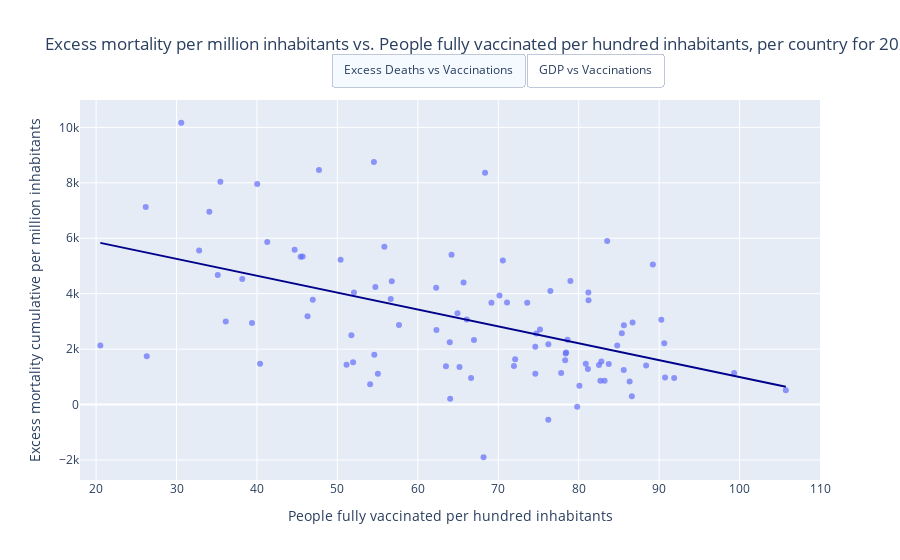

Notebook code for this chart:
### Code cell
import pandas as pd
import numpy as np
import plotly.express as px
import plotly.graph_objects as go

# Load the CSV file
df = pd.read_csv('docs/owid-covid-data.csv')

# Convert the date column to datetime
df['date'] = pd.to_datetime(df['date'])

# Filter the data for the year 2022
df_2022 = df[df['date'].dt.year == 2022].copy()

# Function to fill NaN values with the last available non-NaN value per country
def fill_last_available(df, col):
    df.loc[:, col] = df.groupby('location')[col].ffill()
    return df

# Fill NaN values for the relevant columns
df_2022 = fill_last_available(df_2022, 'excess_mortality_cumulative_per_million')
df_2022 = fill_last_available(df_2022, 'people_fully_vaccinated_per_hundred')

# Extract the last available data for each country in 2022
df_last_2022 = df_2022.groupby('location').last().reset_index()

# Create scatter plot for excess deaths vs people fully vaccinated
fig1 = px.scatter(df_last_2022, x='people_fully_vaccinated_per_hundred', y='excess_mortality_cumulative_per_million', 
                 trendline='ols', trendline_color_override='darkblue',
                 title='Excess mortality per million inhabitants vs. People fully vaccinated per hundred inhabitants, per country for 2022',
                 labels={'people_fully_vaccinated_per_hundred': 'People fully vaccinated per hundred inhabitants',
                         'excess_mortality_cumulative_per_million': 'Excess mortality cumulative per million inhabitants'},
                 hover_name='location', opacity=0.7)

# Grab the last available GDP per capita data for 2022
df_gdp = df[df['date'].dt.year == 2022].groupby('location').last().reset_index()

# Create scatter plot for GDP vs people fully vaccinated
fig2 = px.scatter(df_gdp, x='people_fully_vaccinated_per_hundred', y='gdp_per_capita', 
                 trendline='ols', trendline_color_override='darkblue',
                 title='GDP per capita vs. People fully vaccinated per hundred inhabitants, per country for 2022',
                 labels={'people_fully_vaccinated_per_hundred': 'People fully vaccinated per hundred inhabitants',
                         'gdp_per_capita': 'GDP per capita'},
                 hover_name='location', opacity=0.7)

# Create a figure with subplots
fig = go.Figure()

# Add traces for the first plot
for trace in fig1.data:
    fig.add_trace(trace)

# Add traces for the second plot
for trace in fig2.data:
    fig.add_trace(trace)

# Update layout for buttons to toggle between plots, set axis titles, and define x-axis ranges dynamically
fig.update_layout(
    title="Excess mortality per million inhabitants vs. People fully vaccinated per hundred inhabitants, per country for 2022",  # Set initial title here
    updatemenus=[
        dict(
            type="buttons",
            direction="left",
            buttons=list([
                dict(
                    args=[{"visible": [True] * len(fig1.data) + [False] * len(fig2.data)},
                          {"title": "Excess mortality per million inhabitants vs. People fully vaccinated per hundred inhabitants, per country for 2022",
                           "xaxis": {"title": "People fully vaccinated per hundred inhabitants", "range": [18, 110]},
                           "yaxis": {"title": "Excess mortality cumulative per million inhabitants"}}],
                    label="Excess Deaths vs Vaccinations",
                    method="update"
                ),
                dict(
                    args=[{"visible": [False] * len(fig1.data) + [True] * len(fig2.data)},
                          {"title": "GDP per capita vs. People fully vaccinated per hundred inhabitants, per country for 2022",
                           "xaxis": {"title": "People fully vaccinated per hundred inhabitants", "range": [0, 110]},
                           "yaxis": {"title": "GDP per capita"}}],
                    label="GDP vs Vaccinations",
                    method="update"
                )
            ]),
            pad={"r": 10, "t": 10},
            showactive=True,
            x=0.57,
            xanchor="center",
            y=1.15,
            yanchor="top"
        ),
    ],
    # Set initial axis titles and range
    xaxis={"title": "People fully vaccinated per hundred inhabitants", "range": [18, 110]},
    yaxis={"title": "Excess mortality cumulative per million inhabitants"}
)

# Initially set the second plot to be not visible
for i in range(len(fig2.data)):
    fig.data[len(fig1.data) + i].visible = False

fig.show()

### Figure 1 — Plotly figure (JSON) as saved in the notebook; plotly's stock layout.template omitted (floating-point values rounded to 4 significant figures; data arrays with more than 128 entries replaced by an {"elided": "..."} marker saying what was removed)
{"data": [{"hovertemplate": "<b>%{hovertext}</b><br><br>People fully vaccinated per hundred inhabitants=%{x}<br>Excess mortality cumulative per million inhabitants=%{y}<extra></extra>", "hovertext": {"elided": "255 str values"}, "legendgroup": "", "marker": {"color": "#636efa", "opacity": 0.7, "symbol": "circle"}, "mode": "markers", "name": "", "orientation": "v", "showlegend": false, "type": "scatter", "x": {"elided": "255 float values"}, "xaxis": "x", "y": {"elided": "255 float values"}, "yaxis": "y"}, {"hovertemplate": "<b>OLS trendline</b><br>excess_mortality_cumulative_per_million = -60.9253 * people_fully_vaccinated_per_hundred + 7082.93<br>R<sup>2</sup>=0.255260<br><br>People fully vaccinated per hundred inhabitants=%{x}<br>Excess mortality cumulative per million inhabitants=%{y} <b>(trend)</b><extra></extra>", "legendgroup": "", "line": {"color": "darkblue"}, "marker": {"color": "#636efa", "symbol": "circle"}, "mode": "lines", "name": "", "showlegend": false, "type": "scatter", "x": [20.53, 26.17, 26.3, 30.59, 32.81, 34.08, 35.13, 35.45, 36.12, 38.17, 39.38, 40.03, 40.39, 41.28, 44.68, 45.43, 45.68, 46.29, 46.94, 47.71, 50.4, 51.14, 51.74, 51.95, 52.06, 54.07, 54.54, 54.59, 54.72, 55.03, 55.84, 56.63, 56.76, 57.66, 62.28, 62.31, 63.5, 63.97, 64.02, 64.19, 64.93, 65.18, 65.69, 66.08, 66.62, 66.98, 68.17, 68.36, 69.15, 70.15, 70.57, 71.09, 71.95, 72.1, 73.6, 74.6, 74.61, 74.73, 75.19, 76.22, 76.23, 76.48, 77.82, 78.32, 78.38, 78.44, 78.61, 78.97, 79.81, 80.09, 80.88, 81.14, 81.2, 81.22, 82.52, 82.7, 82.82, 83.22, 83.54, 83.74, 84.79, 85.36, 85.6, 85.62, 86.33, 86.61, 86.7, 88.38, 89.22, 90.27, 90.64, 90.74, 91.87, 99.32, 105.8], "xaxis": "x", "y": [5832.0, 5489.0, 5481.0, 5219.0, 5084.0, 5007.0, 4943.0, 4923.0, 4882.0, 4757.0, 4684.0, 4644.0, 4622.0, 4568.0, 4361.0, 4315.0, 4300.0, 4263.0, 4223.0, 4176.0, 4012.0, 3967.0, 3931.0, 3918.0, 3911.0, 3789.0, 3760.0, 3757.0, 3749.0, 3730.0, 3681.0, 3633.0, 3625.0, 3570.0, 3289.0, 3287.0, 3214.0, 3186.0, 3182.0, 3172.0, 3127.0, 3112.0, 3081.0, 3057.0, 3024.0, 3002.0, 2930.0, 2918.0, 2870.0, 2809.0, 2783.0, 2752.0, 2699.0, 2690.0, 2599.0, 2538.0, 2537.0, 2530.0, 2502.0, 2439.0, 2439.0, 2423.0, 2342.0, 2311.0, 2308.0, 2304.0, 2294.0, 2272.0, 2220.0, 2203.0, 2155.0, 2139.0, 2136.0, 2135.0, 2055.0, 2044.0, 2037.0, 2013.0, 1993.0, 1981.0, 1917.0, 1882.0, 1868.0, 1867.0, 1823.0, 1806.0, 1801.0, 1698.0, 1647.0, 1583.0, 1561.0, 1555.0, 1486.0, 1032.0, 640.1], "yaxis": "y"}, {"hovertemplate": "<b>%{hovertext}</b><br><br>People fully vaccinated per hundred inhabitants=%{x}<br>GDP per capita=%{y}<extra></extra>", "hovertext": {"elided": "255 str values"}, "legendgroup": "", "marker": {"color": "#636efa", "opacity": 0.7, "symbol": "circle"}, "mode": "markers", "name": "", "orientation": "v", "showlegend": false, "type": "scatter", "visible": false, "x": {"elided": "255 float values"}, "xaxis": "x", "y": {"elided": "255 float values"}, "yaxis": "y"}, {"hovertemplate": "<b>OLS trendline</b><br>gdp_per_capita = 482.463 * people_fully_vaccinated_per_hundred + -7137.81<br>R<sup>2</sup>=0.375337<br><br>People fully vaccinated per hundred inhabitants=%{x}<br>GDP per capita=%{y} <b>(trend)</b><extra></extra>", "legendgroup": "", "line": {"color": "darkblue"}, "marker": {"color": "#636efa", "symbol": "circle"}, "mode": "lines", "name": "", "showlegend": false, "type": "scatter", "visible": false, "x": {"elided": "189 float values"}, "xaxis": "x", "y": {"elided": "189 float values"}, "yaxis": "y"}], "layout": {"title": {"text": "Excess mortality per million inhabitants vs. People fully vaccinated per hundred inhabitants, per country for 2022"}, "updatemenus": [{"buttons": [{"args": [{"visible": [true, true, false, false]}, {"title": "Excess mortality per million inhabitants vs. People fully vaccinated per hundred inhabitants, per country for 2022", "xaxis": {"range": [18, 110], "title": "People fully vaccinated per hundred inhabitants"}, "yaxis": {"title": "Excess mortality cumulative per million inhabitants"}}], "label": "Excess Deaths vs Vaccinations", "method": "update"}, {"args": [{"visible": [false, false, true, true]}, {"title": "GDP per capita vs. People fully vaccinated per hundred inhabitants, per country for 2022", "xaxis": {"range": [0, 110], "title": "People fully vaccinated per hundred inhabitants"}, "yaxis": {"title": "GDP per capita"}}], "label": "GDP vs Vaccinations", "method": "update"}], "direction": "left", "pad": {"r": 10, "t": 10}, "showactive": true, "type": "buttons", "x": 0.57, "xanchor": "center", "y": 1.15, "yanchor": "top"}], "xaxis": {"range": [18, 110], "title": {"text": "People fully vaccinated per hundred inhabitants"}}, "yaxis": {"title": {"text": "Excess mortality cumulative per million inhabitants"}}}}
